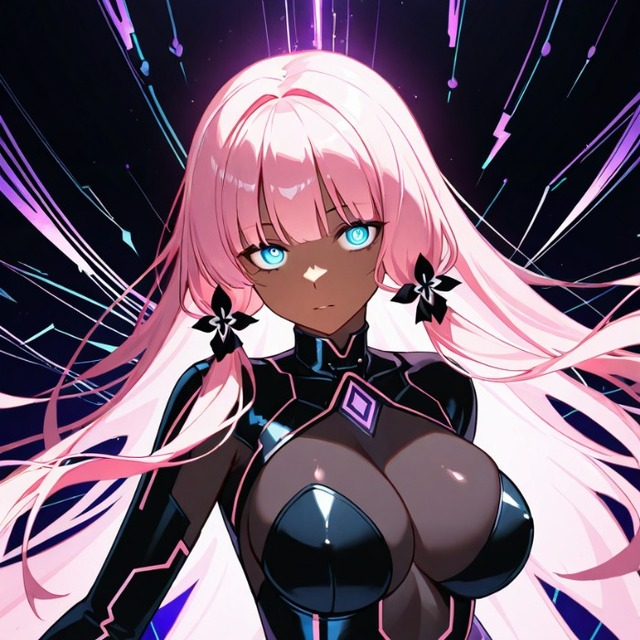
#> input picture assets/companion/else-chip.jpg, 640 x 640 px
$ python -i gen_else_chip_moods_forge.py   (imports and definitions only)
#> lines starting #> are read from the running program, lines starting #| are printed output that depends on the picture
#> further down, picture is the input picture: PIL image 640x640 RGB; mean R, G, B 112.1, 91.4, 108.6
#!/usr/bin/env python3
"""Generate Else chip mood portraits via local Forge img2img (127.0.0.1:7860).

Goal: vivid expression + energy per mood — not rigid geometric head locks.
Mild post-pose only; life comes from prompt/denoise, CSS handles living motion.
"""
from __future__ import annotations

import argparse
import base64
import io
import json
import sys
import urllib.error
import urllib.request
from pathlib import Path

from PIL import Image

ROOT = Path(__file__).resolve().parents[1]
OUT = ROOT / "assets" / "companion"
SRC = OUT / "else-chip@2x.webp"
DEFAULT_FORGE = "http://127.0.0.1:7860"

BASE_PROMPT = (
    "masterpiece, best quality, anime portrait, same character identity, "
    "dark brown skin, long bubblegum pink hair flowing dynamically, "
    "black flower hair clips, glowing cyan blue eyes with bright highlights, "
    "black futuristic bodysuit with vivid pink circuit lines, "
    "purple diamond emblem on collarbone, dramatic pink energy aura, "
    "rich saturated colors, dynamic lighting, highly detailed face"
)
NEG = (
    "lowres, bad anatomy, bad hands, text, error, missing fingers, extra digit, "
    "fewer digits, cropped, worst quality, low quality, jpeg artifacts, signature, "
    "watermark, username, blurry, deformed, ugly, different person, race change, "
    "pale skin, blonde, different outfit, dull colors, flat lighting, lifeless expression, "
    "stiff pose, mannequin face, vacant stare"
)

MOODS = {
    "listening": {
        "prompt": BASE_PROMPT + ", soft half-lidded eyes, gentle attentive smile, "
        "warm blush, head softly inclined, calm teal rim light, quiet intimate mood",
        "denoising": 0.62,
        "seed": 91011,
        "pose": {"rotate": -5, "pan_x": -0.03, "pan_y": 0.02, "zoom": 1.06},
    },
    "speaking": {
        "prompt": BASE_PROMPT + ", (mouth open mid-speech:1.45), lively sparkling eyes, "
        "animated talking expression, bright key light, energetic hair motion, vivid glow",
        "denoising": 0.66,
        "seed": 92022,
        "pose": {"rotate": 4, "pan_x": 0.03, "pan_y": -0.05, "zoom": 1.08},
    },
    "proactive": {
        "prompt": BASE_PROMPT + ", (playful smirk:1.45), (sparkling eyes:1.3), raised eyebrow, "
        "cheeky teasing vibe, wind-swept hair, explosive magenta energy streaks, high contrast",
        "denoising": 0.68,
        "seed": 93033,
        "pose": {"rotate": 6, "pan_x": 0.05, "pan_y": -0.02, "zoom": 1.05},
    },
    "sister": {
        "prompt": BASE_PROMPT + ", (warm genuine smile:1.5), soft blush, affectionate eyes, "
        "leaning closer, tender glow, soft magenta bloom, inviting warmth",
        "denoising": 0.64,
        "seed": 94044,
        "pose": {"rotate": -4, "pan_x": 0.01, "pan_y": 0.0, "zoom": 1.12},
    },
    "busy": {
        "prompt": BASE_PROMPT + ", focused narrowed eyes, slight frown of concentration, "
        "looking down at work, cooler violet lighting, dense swirling energy, intense mood",
        "denoising": 0.62,
        "seed": 95055,
        "pose": {"rotate": 5, "pan_x": -0.04, "pan_y": 0.08, "zoom": 1.05},
    },
}


# [10 lines left out: function post_json, not called in this run]


def image_to_b64(path: Path) -> str:
    return base64.b64encode(path.read_bytes()).decode("ascii")


# [4 lines left out: function decode_image, not called in this run]


def bake_pose(
    img: Image.Image,
    rotate: float = 0.0,
    pan_x: float = 0.0,
    pan_y: float = 0.0,
    zoom: float = 1.0,
) -> Image.Image:
#> called with rotate = 0, pan_x = 0, pan_y = 0, zoom = 1
    w, h = img.size
#> w = 640; h = 640
    pad = int(max(w, h) * 0.4)
#> pad = 256
    canvas = Image.new("RGB", (w + 2 * pad, h + 2 * pad), (18, 8, 28))
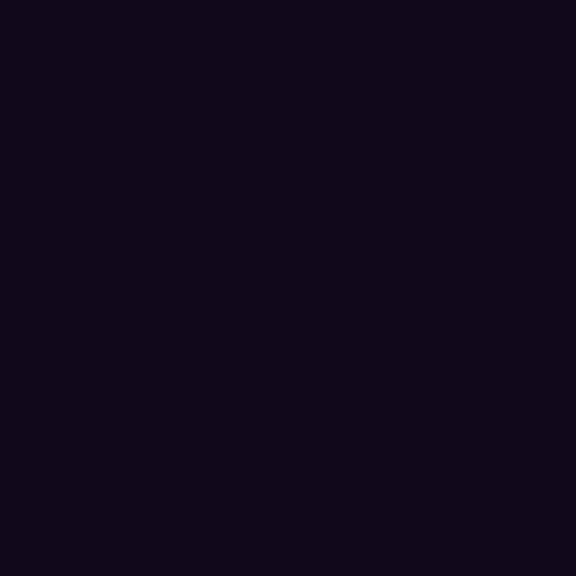
#> canvas: PIL image 1152x1152 RGB (shown at 1/2 size); mean R, G, B 18, 8, 28
    canvas.paste(img, (pad, pad))
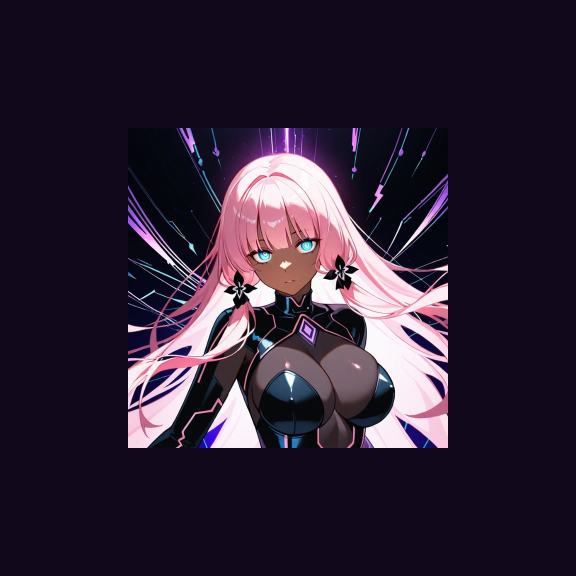
#> canvas: PIL image 1152x1152 RGB (shown at 1/2 size); mean R, G, B 47, 33.7, 52.9
    rotated = canvas.rotate(rotate, resample=Image.Resampling.BICUBIC, expand=False)
    cw, ch = rotated.size
#> cw = 1152; ch = 1152
    side = max(32, int(min(w, h) / max(zoom, 1.0)))
#> side = 640
    cx = cw // 2 + int(pan_x * w)
#> cx = 576
    cy = ch // 2 + int(pan_y * h)
#> cy = 576
    left = min(max(0, cx - side // 2), cw - side)
#> left = 256
    top = min(max(0, cy - side // 2), ch - side)
#> top = 256
    cropped = rotated.crop((left, top, left + side, top + side))
    return cropped.resize((w, h), Image.Resampling.LANCZOS)


# [78 lines left out: functions save_pair, main, not called in this run]


# [2 lines not run here, left out]

>>> from PIL import Image
>>> picture = Image.open('../assets/companion/else-chip.jpg')
>>> result = bake_pose(picture)

$ run again, on assets/companion/kinetia-canonical.jpg
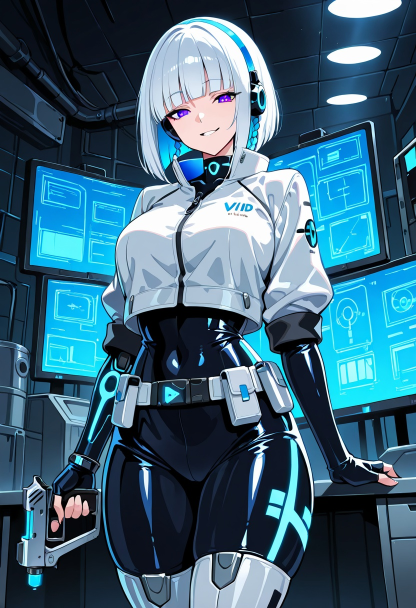
#> input picture assets/companion/kinetia-canonical.jpg, 832 x 1216 px (shown at 1/2 size)
#> picture is the input picture: PIL image 832x1216 RGB; mean R, G, B 61.5, 101.2, 121.6
#> in bake_pose, `cropped = rotated.crop((left, top, left + side, top + side))`:
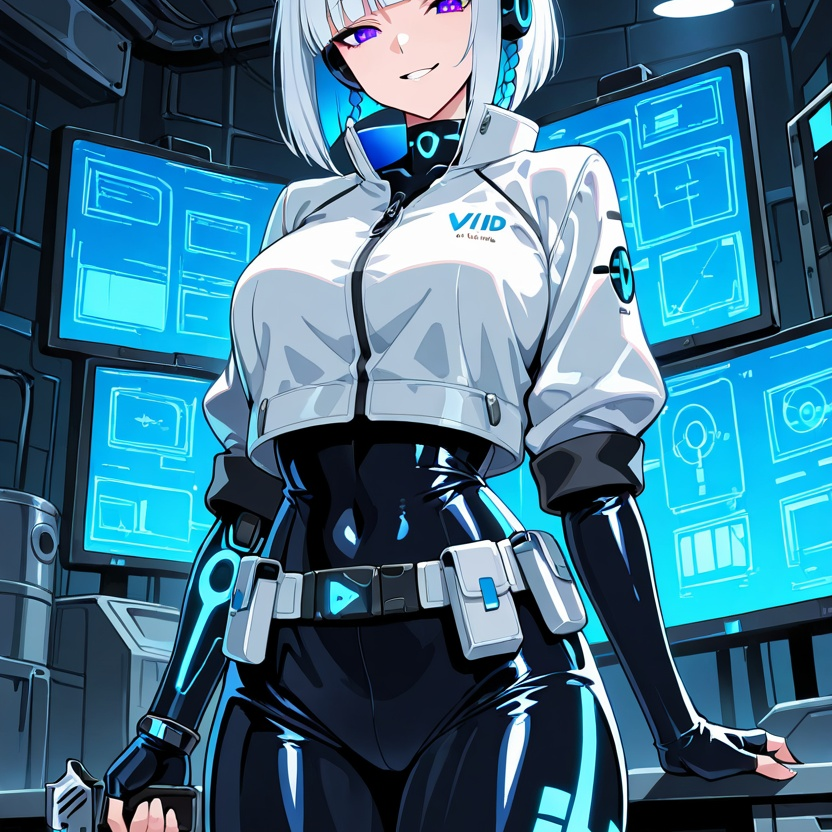
#> cropped: PIL image 832x832 RGB; mean R, G, B 63.7, 113.9, 137
#> in bake_pose, `return cropped.resize((w, h), Image.Resampling.LANCZOS)`:
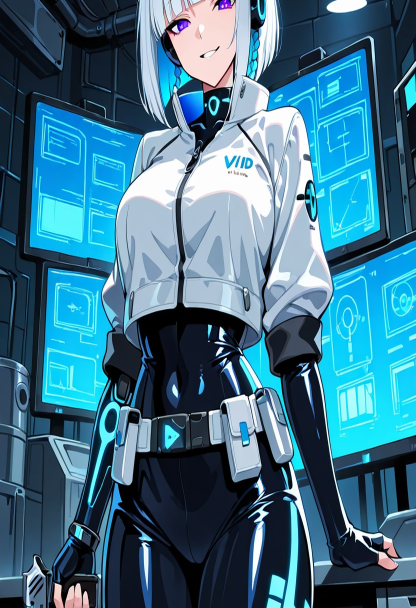
#> returned value: PIL image 832x1216 RGB (shown at 1/2 size); mean R, G, B 63.8, 113.9, 137

$ run again, on assets/companion/securia-canonical.jpg
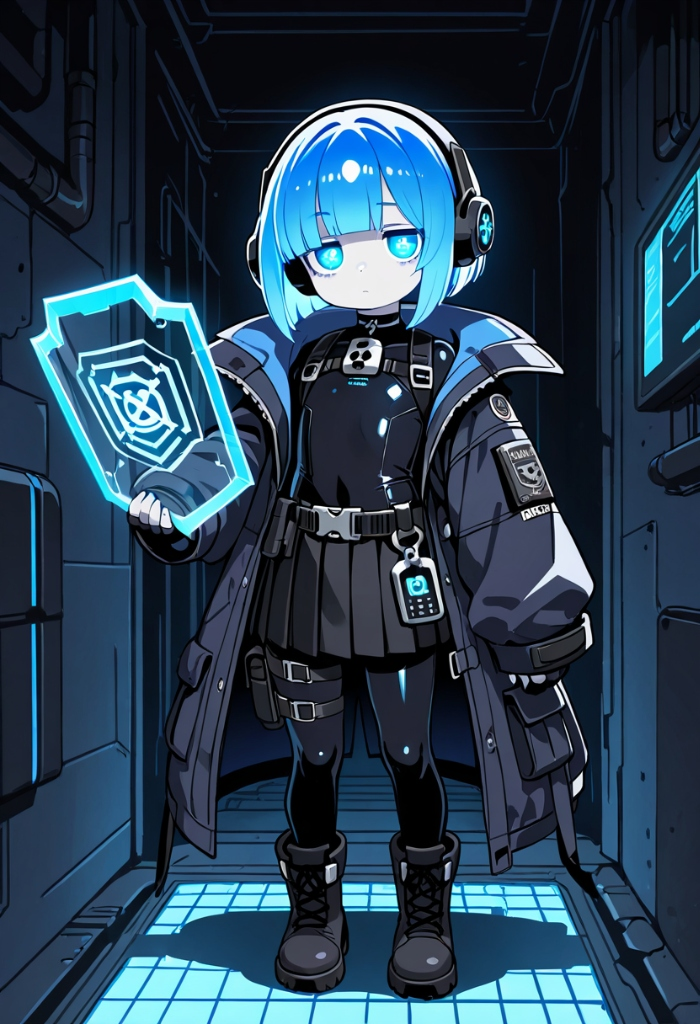
#> input picture assets/companion/securia-canonical.jpg, 700 x 1024 px
#> picture is the input picture: PIL image 700x1024 RGB; mean R, G, B 40.2, 64.2, 83.2
#> in bake_pose, `cropped = rotated.crop((left, top, left + side, top + side))`:
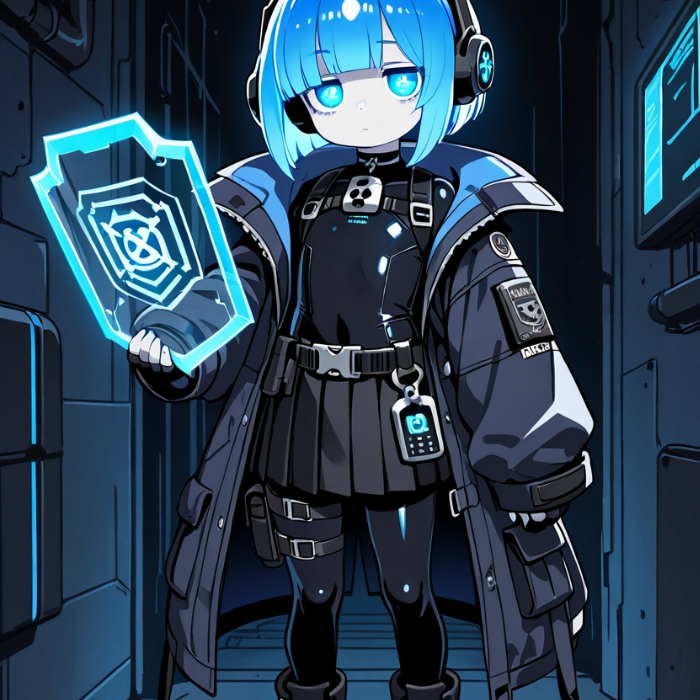
#> cropped: PIL image 700x700 RGB; mean R, G, B 41.4, 64.5, 84.5
#> in bake_pose, `return cropped.resize((w, h), Image.Resampling.LANCZOS)`:
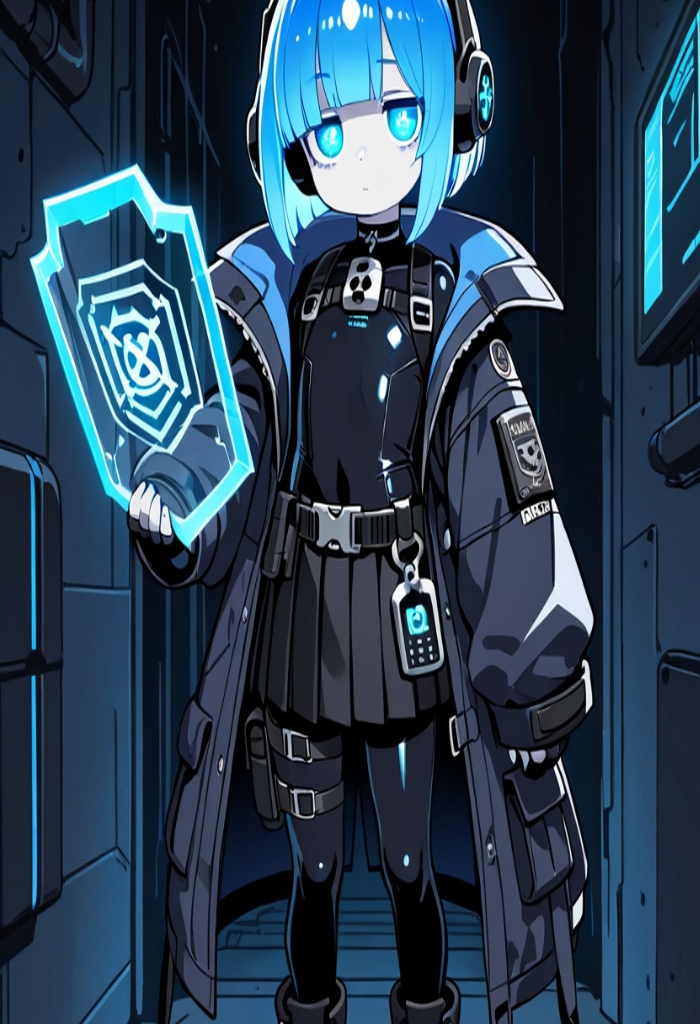
#> returned value: PIL image 700x1024 RGB; mean R, G, B 41.4, 64.5, 84.4

$ run again, on assets/companion/transferania-adult-celebrate.jpg
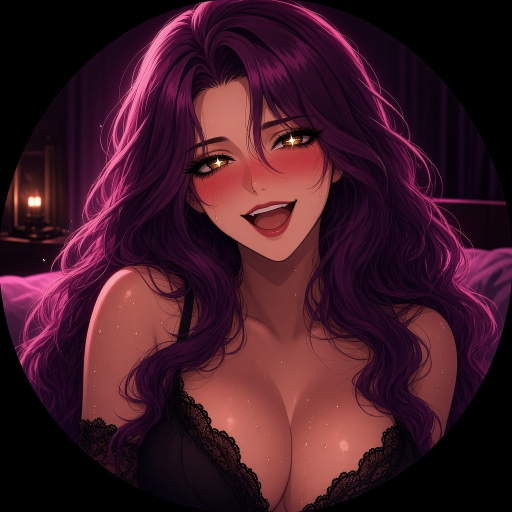
#> input picture assets/companion/transferania-adult-celebrate.jpg, 1024 x 1024 px (shown at 1/2 size)
#> picture is the input picture: PIL image 1024x1024 RGB; mean R, G, B 64.1, 25.4, 38
#> in bake_pose, `canvas.paste(img, (pad, pad))`:
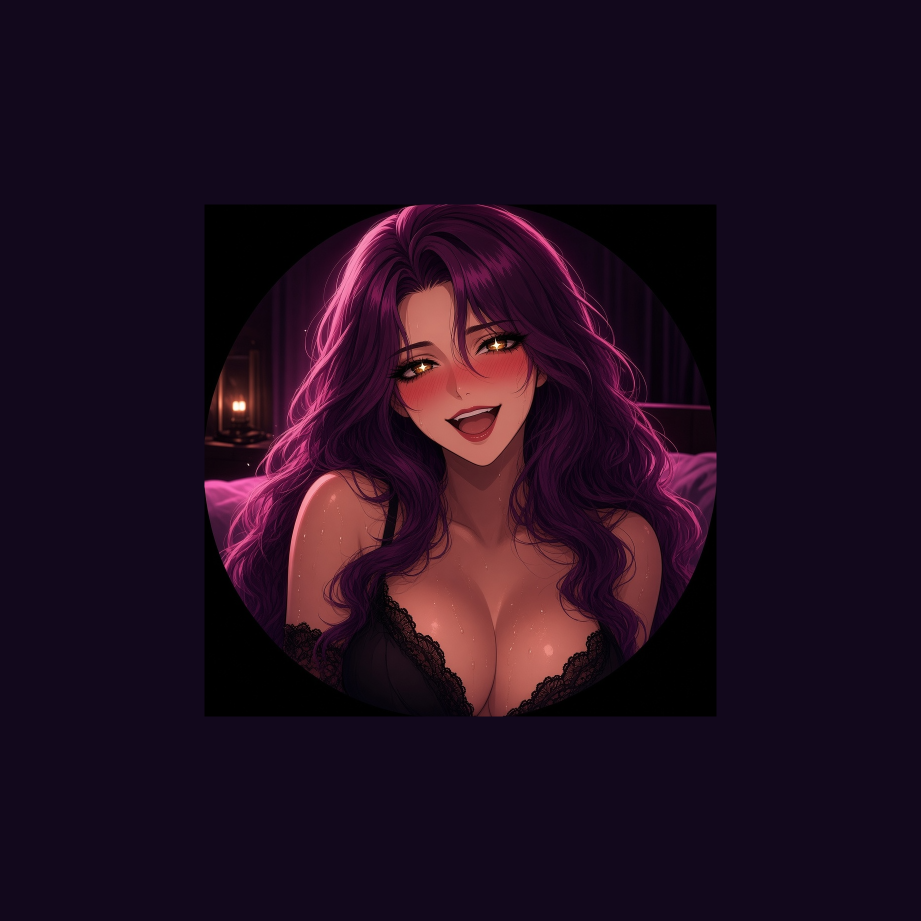
#> canvas: PIL image 1842x1842 RGB (shown at 1/2 size); mean R, G, B 32.3, 13.4, 31.1
